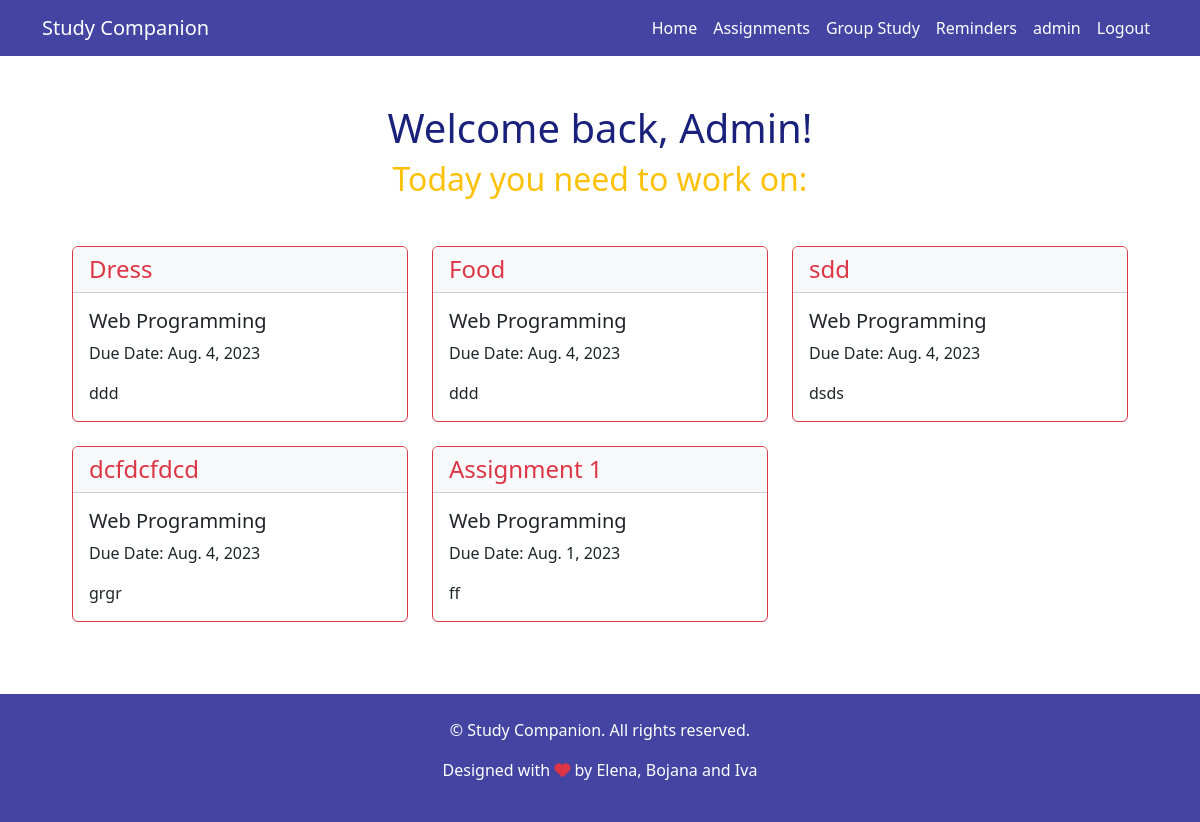
/ (signed in), run on the app's committed database.
### app/models.py (models this page shows, shortened)
class CustomUser(AbstractUser):
    name = models.CharField(max_length=100)
    surname = models.CharField(max_length=100)
    objects = CustomUserManager()

class Assignment(models.Model):
    PROGRESS_CHOICES = [(i, str(i)) for i in range(11)]
    name = models.CharField(max_length=200)
    course = models.ForeignKey(Course, on_delete=models.CASCADE)
    user = models.ForeignKey(CustomUser, on_delete=models.CASCADE)
    description = models.TextField()
    progress = models.IntegerField(choices=PROGRESS_CHOICES, default=0)
    due_date = models.DateField(default=datetime.now() + timedelta(days=7))

class Course(models.Model):
    name = models.CharField(max_length=100)
    def __str__(self):
        return f"{self.name}"

### app/views.py (the view)
# urls.py: path('', views.your_view, name='home'),
def your_view(request):
    comments = Comment.objects.all()
    current_date = datetime.now().date()
    end_date_limit = current_date + timedelta(days=5)
    assignments = Assignment.objects.filter(due_date__lte=end_date_limit)
    return render(request, 'index.html', {'comments': comments, 'user': request.user, 'assignments': assignments})

### templates/index.html (shortened to what this page needs)
{% extends 'base.html' %}
{% block content %}
    {% if user.is_authenticated %}
        <div class="text-center my-5">
            <h1 class="primary-text"> Welcome back, {{ user.name }}! </h1>
            <h2 class="text-warning"> Today you need to work on: </h2>
        </div>
        <div class="mx-5 px-4">
            <div class="row">
                {% for assignment in assignments %}
                    <div class="col-md-4 mb-4">
                        <div class="card border-danger">
                            <h4 class="card-header bg-light text-danger">{{ assignment.name }}</h4>
                            <div class="card-body">
                                <h5 class="card-title">{{ assignment.course }}</h5>
                                <p class="card-text">Due Date: {{ assignment.due_date }}</p>
                                <p class="card-text">{{ assignment.description }}</p>
                            </div>
                        </div>
                    </div>
                {% endfor %}
            </div>
        </div>
    {% endif %}
{% endblock %}

### templates/base.html (shortened to what this page needs)
<!DOCTYPE html>
<html>
<head>
    <link rel="stylesheet" href="https://stackpath.bootstrapcdn.com/bootstrap/4.5.2/css/bootstrap.min.css">
    <link rel="stylesheet" href="https://cdnjs.cloudflare.com/ajax/libs/font-awesome/6.0.0-beta3/css/all.min.css">
    <link rel="stylesheet" href="https://cdn.jsdelivr.net/npm/bootstrap@5.3.0-alpha1/dist/css/bootstrap.min.css">
    <link rel="stylesheet" href="https://cdn.jsdelivr.net/npm/flatpickr@4.6.9/dist/flatpickr.min.css">
</head>
</head>
<body>
<nav class="navbar navbar-expand-lg navcolor text-white">
    <div class="container">
        <a class="navbar-brand text-white" href="/">Study Companion</a>
        <div class="collapse navbar-collapse" id="navbarNav">
            <ul class="navbar-nav ml-auto">
                <li class="nav-item">
                    <a class="nav-link" href="/">Home</a>
                </li>
                {% if user.is_authenticated %}
                    <li class="nav-item">
                        <a class="nav-link" href="/assignments/">Assignments</a>
                    </li>
                    <li class="nav-item">
                        <a class="nav-link" href="/group-study/">Group Study</a>
                    </li>
                    <li class="nav-item">
                        <a class="nav-link" href="/reminders/">Reminders</a>
                    </li>
                    <li class="nav-item">
                        <a class="nav-link" href="/admin/">{{ user.username }}</a>
                    </li>
                    <li class="nav-item">
                        <a class="nav-link" href="/logout/">Logout</a>
                    </li>
                {% endif %}
            </ul>
        </div>
    </div>
</nav>
<div class="mt-4">
    {% block content %}
    {% endblock %}
</div>
<footer class="navcolor text-white text-center py-4 mt-5">
    <div class="container">
        <p>&copy; {{ year }} Study Companion. All rights reserved.</p>
        <p>Designed with <i class="fas fa-heart text-danger"></i> by Elena, Bojana and Iva</p>
    </div>
</footer>
</body>
</html>

### templates/base.html (style rules this page uses)
.navcolor { background-color: #4445a2; }
.navbar .nav-link { color: white; }
.primary-text { color: #19217BFF; }

### data on the page
CustomUser: username "admin", name "Admin"
Assignment: name "Dress", course "Web Programming", due_date "Aug. 4, 2023", description "ddd"
Assignment: name "Food", course "Web Programming", due_date "Aug. 4, 2023", description "ddd"
Assignment: name "sdd", course "Web Programming", due_date "Aug. 4, 2023", description "dsds"
Assignment: name "dcfdcfdcd", course "Web Programming", due_date "Aug. 4, 2023", description "grgr"
Assignment: name "Assignment 1", course "Web Programming", due_date "Aug. 1, 2023", description "ff"
